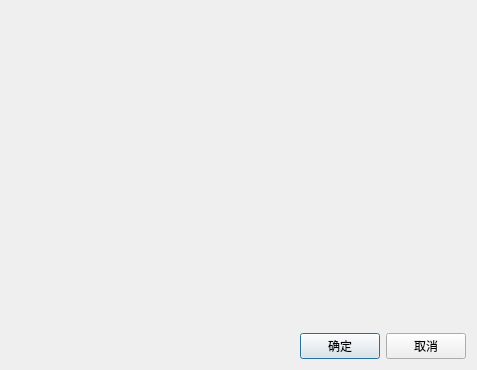
<?xml version="1.0" encoding="UTF-8"?>
<ui version="4.0">
 <class>JZNodeParamBindEditDialog</class>
 <widget class="QDialog" name="JZNodeParamBindEditDialog">
  <property name="geometry">
   <rect>
    <x>0</x>
    <y>0</y>
    <width>477</width>
    <height>370</height>
   </rect>
  </property>
  <property name="windowTitle">
   <string>FuctionEditDialog</string>
  </property>
  <layout class="QVBoxLayout" name="verticalLayout">
   <item>
    <widget class="QWidget" name="widget" native="true">
     <property name="sizePolicy">
      <sizepolicy hsizetype="Preferred" vsizetype="Expanding">
       <horstretch>0</horstretch>
       <verstretch>0</verstretch>
      </sizepolicy>
     </property>
    </widget>
   </item>
   <item>
    <widget class="QWidget" name="widget_3" native="true">
     <layout class="QHBoxLayout" name="horizontalLayout_2">
      <property name="leftMargin">
       <number>0</number>
      </property>
      <property name="topMargin">
       <number>0</number>
      </property>
      <property name="rightMargin">
       <number>0</number>
      </property>
      <property name="bottomMargin">
       <number>0</number>
      </property>
      <item>
       <spacer name="horizontalSpacer_2">
        <property name="orientation">
         <enum>Qt::Horizontal</enum>
        </property>
        <property name="sizeHint" stdset="0">
         <size>
          <width>296</width>
          <height>20</height>
         </size>
        </property>
       </spacer>
      </item>
      <item>
       <widget class="QPushButton" name="btnOk">
        <property name="text">
         <string>确定</string>
        </property>
        <property name="autoDefault">
         <bool>true</bool>
        </property>
        <property name="default">
         <bool>true</bool>
        </property>
       </widget>
      </item>
      <item>
       <widget class="QPushButton" name="btnCancel">
        <property name="text">
         <string>取消</string>
        </property>
        <property name="autoDefault">
         <bool>false</bool>
        </property>
       </widget>
      </item>
     </layout>
    </widget>
   </item>
  </layout>
 </widget>
 <layoutdefault spacing="6" margin="11"/>
 <resources>
  <include location="../../JZNodeEditor.qrc"/>
 </resources>
 <connections/>
</ui>
